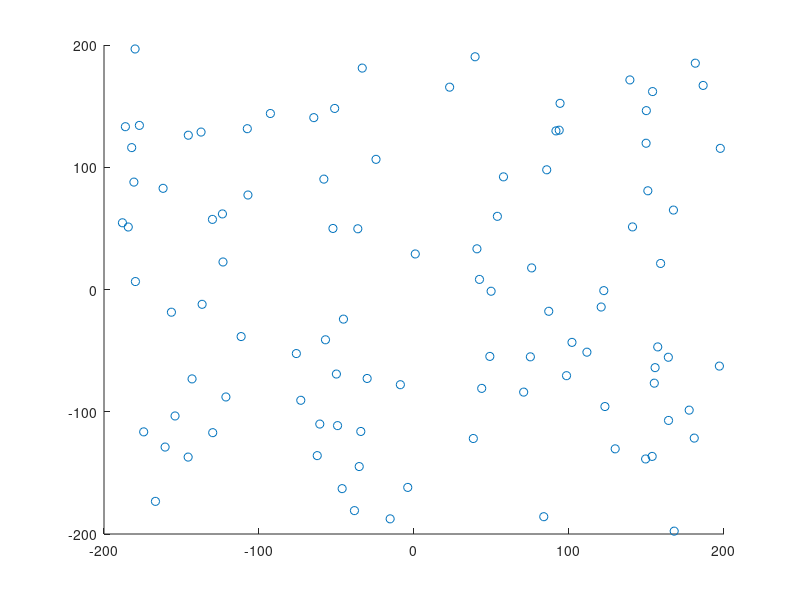

Here is the MATLAB script that generated this plot:
clear; clc; close all;

%% Initial values
l1 = 100; %cm
l2 = l1;
theta1low = 0;
theta1high = 170;
theta2low = -90;
theta2high = 90;

%% randomly generate points and compare
xlow = -200; xhigh = 200; ylow = -200; yhigh = 200;

testSize = 100;
xTestVec = (xhigh-xlow).*rand(testSize,1) + xlow;
yTestVec = (yhigh-ylow).*rand(testSize,1) + ylow;
scatter(xTestVec,yTestVec);
hold on
didNotWork = 0;
thetas = cell(100,2);

for testi = 1:testSize
    x = xTestVec(testi);
    y = yTestVec(testi);
    try
        thetas{testi,1} = customIk(x,y);
        scatter(x,y,'filled','d');
        thetas{testi,2} = customIkClosed(x,y,l1,l2);
        %compare variance here!!!
        
    catch
        %catch if not in workspace
        didNotWork = didNotWork + 1; %workspace counter
    end
end